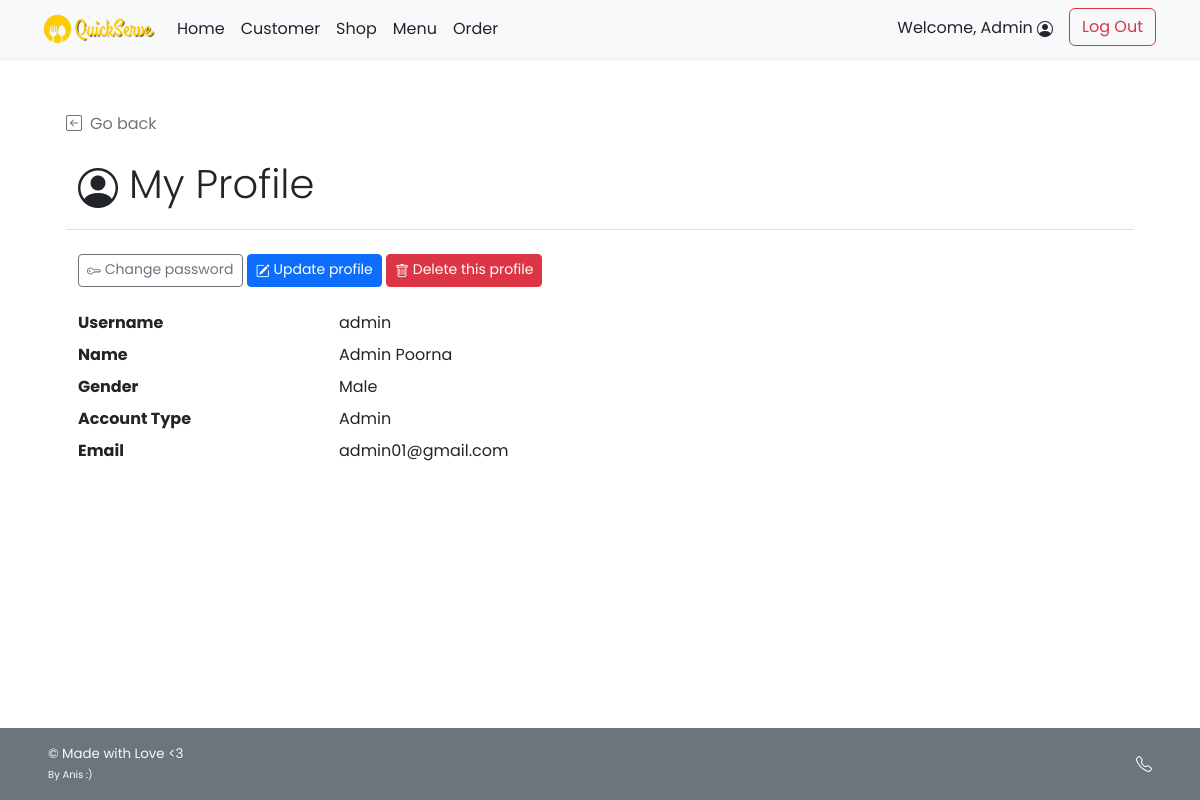
The page /admin/admin_customer_detail.php?c_id=4 (signed in) on the database its author committed.
### tables this page shows
CREATE TABLE `customer` (
  `c_username` varchar(45) NOT NULL,
  `c_pwd` varchar(45) NOT NULL,
  `c_firstname` varchar(45) NOT NULL,
  `c_lastname` varchar(45) NOT NULL,
  `c_email` varchar(100) NOT NULL,
  `c_gender` varchar(1) NOT NULL COMMENT 'M for Male, F for Female',
  `c_type` varchar(3) NOT NULL COMMENT 'Type of customer in this canteen (STD for student,STF for staff, GUE for guest, ADM for admin, OTH for other)',
  `c_id` int(11) NOT NULL
);

### admin/admin_customer_detail.php (the view, shortened to what this page needs)
<!DOCTYPE html>
<html lang="en">
<head>
    <?php
    include("../conn_db.php");
    include('../head.php');
    ?>
    <link href="../css/main.css" rel="stylesheet">
    <link href="../css/menu.css" rel="stylesheet">
</head>
<body class="d-flex flex-column h-100">
    <?php include('nav_header_admin.php')?>
    <div class="container px-5 py-4" id="cart-body">
        <div class="row my-4 pb-2 border-bottom">
            <a class="nav nav-item text-decoration-none text-muted mb-2" href="#" onclick="history.back();">
                <i class="bi bi-arrow-left-square me-2"></i>Go back
            </a>
            <h2 class="pt-3 display-6"><i class="bi bi-person-circle"></i> My Profile</h2>
        </div>
        <a class="btn btn-sm btn-outline-secondary" href="admin_customer_pwd.php?c_id=<?php echo $_GET["c_id"]?>">
            <i  class="bi bi-key" ></i>
            Change password
        </a>
        <a class="btn btn-sm btn-primary mt-2 mt-md-0" href="admin_customer_edit.php?c_id=<?php echo $_GET["c_id"]?>">
            <i class="bi bi-pencil-square"></i>
            Update profile
        </a>
        <a class="btn btn-sm btn-danger mt-2 mt-md-0" href="admin_customer_delete.php?c_id=<?php echo $_GET["c_id"]?>">
            <i class="bi bi-trash"></i>
            Delete this profile
        </a>
        <?php
            $cid = $_GET["c_id"];
            $query = "SELECT c_username,c_firstname,c_lastname,c_email,c_gender,c_type FROM customer WHERE c_id = {$cid} LIMIT 0,1";
            $result = $mysqli ->query($query);
            $row = $result -> fetch_array();
        ?>
        <div class="row row-cols-1 mt-4">
            <dl class="row">
                <dt class="col-sm-3">Username</dt>
                <dd class="col-sm-9"><?php echo $row["c_username"];?></dd>
                <dt class="col-sm-3">Name</dt>
                <dd class="col-sm-9"><?php echo $row["c_firstname"]." ".$row["c_lastname"];?></dd>
                <dt class="col-sm-3">Gender</dt>
                <dd class="col-sm-9"><?php
                if($row["c_gender"]=="M"){echo "Male";}
                else if($row["c_gender"]=="F"){echo "Female";}
                ?>
                </dd>
                <dt class="col-sm-3">Account Type</dt>
                <dd class="col-sm-9"><?php
                if($row["c_type"]=="STD"){echo "Student";}
                else if($row["c_type"]=="STF"){echo "Faculty Staff";}
                else if($row["c_type"]=="GUE"){echo "Guest";}
                else if($row["c_type"]=="ADM"){echo "Admin";}
                else{echo "Others";}
                ?>
                </dd>
                <dt class="col-sm-3">Email</dt>
                <dd class="col-sm-9"><?php echo $row["c_email"];?></dd>
            </dl>
        </div>
    </div>
    <?php include('admin_footer.php')?>
</body>
</html>

### css/main.css (style rules this page uses)
html { height: 100%; }
body { height: 100%; padding-top: 4rem; margin-bottom: -50px; font-family: 'Poppins', 'Noto Sans Thai', sans-serif; }
a { cursor: pointer; }
.bi { vertical-align: -.125em; fill: currentColor; }

### css/menu.css (style rules this page uses)
html, body { height: 100%; }

### rows shown on the page
customer: c_username "admin", c_firstname "Admin", c_lastname "Poorna", c_email "admin01@gmail.com"

### other values the page prints
$_SESSION['firstname'] "Admin"
